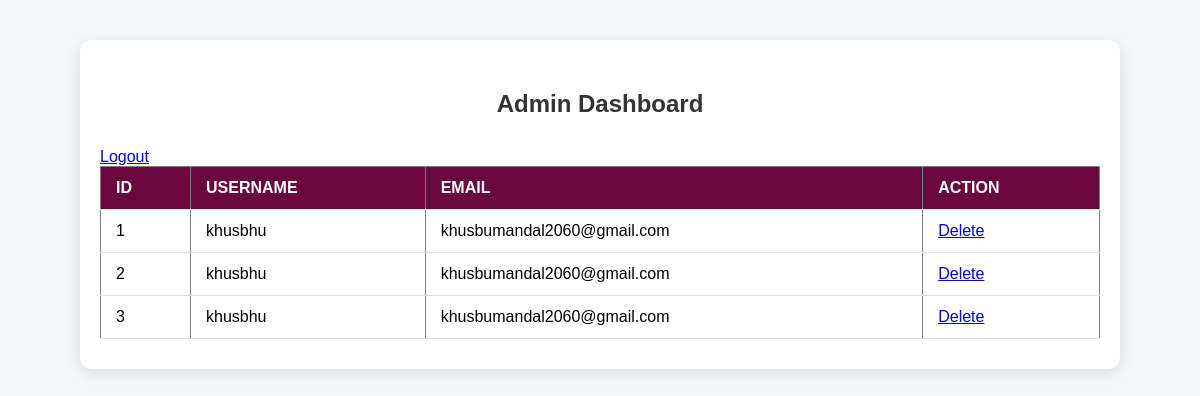
/admin/dashboard (signed in), run on an earlier commit of the app's database.
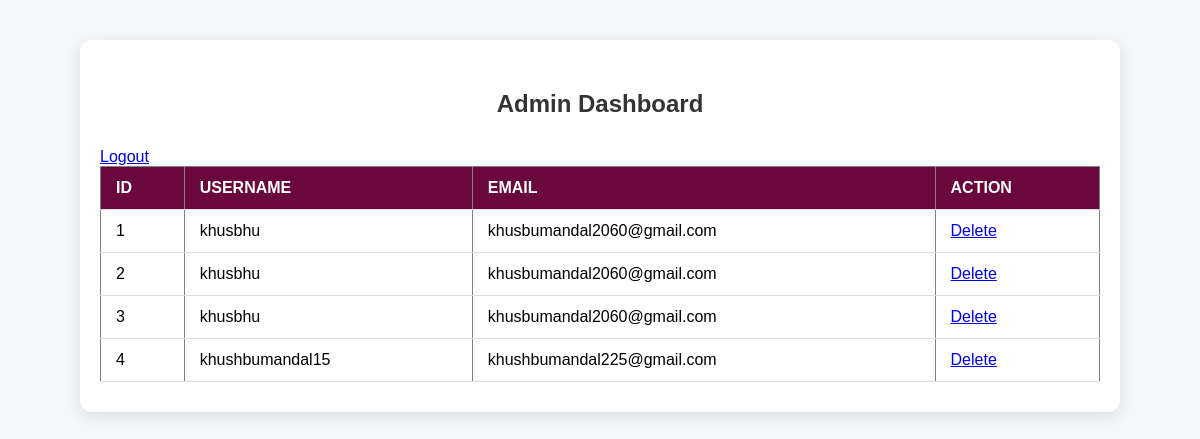
And on a later commit of the database.
### tables this page shows
CREATE TABLE users (
            id INTEGER PRIMARY KEY AUTOINCREMENT,
            username TEXT NOT NULL,
            email TEXT NOT NULL,
            password TEXT NOT NULL
        );

### app.py (the view)
@app.route('/admin/dashboard')
def admin_dashboard():
    if not session.get('admin_logged_in'):
        return redirect(url_for('admin_login'))
    conn = get_db_connection()
    users = conn.execute("SELECT id, username, email FROM users").fetchall()
    conn.close()
    return render_template('admin_dashboard.html', users=users)

### app.py (called while the page is built)
def get_db_connection():
    conn = sqlite3.connect(DB_NAME)
    conn.row_factory = sqlite3.Row
    return conn

### templates/admin_dashboard.html (shortened to what this page needs)
<!DOCTYPE html>
<html lang="en">
<head>
</head>
<body>
    <div class="container">
       <h2>Admin Dashboard</h2>
<a href="{{ url_for('admin_logout') }}">Logout</a>
<table border="1">
    <tr>
        <th>ID</th>
        <th>Username</th>
        <th>Email</th>
        <th>Action</th>
    </tr>
    {% for user in users %}
    <tr>
        <td>{{ user['id'] }}</td>
        <td>{{ user['username'] }}</td>
        <td>{{ user['email'] }}</td>
        <td>
            <a href="{{ url_for('delete_user', user_id=user['id']) }}" onclick="return confirm('Are you sure?')">Delete</a>
        </td>
    </tr>
    {% endfor %}
</table>
    </div>
</body>
</html>

### templates/admin_dashboard.html (style rules this page uses)
body { font-family: 'Arial', sans-serif; background-color: #f4f7f9; margin: 0; padding: 0; }
.container { width: 90%; max-width: 1000px; margin: 40px auto; background-color: #fff; padding: 30px 20px; border-radius: 12px; box-shadow: 0 4px 15px rgba(0,0,0,0.1); }
h2 { color: #333; text-align: center; margin-bottom: 30px; }
table { width: 100%; border-collapse: collapse; text-align: left; }
th, td { padding: 12px 15px; border-bottom: 1px solid #ddd; }
th { background-color: #6a083e; color: #fff; text-transform: uppercase; }

What changed in the data, as far as the page shows it:
added users: id "4", username "khushbumandal15", email "khushbumandal225@gmail.com"
